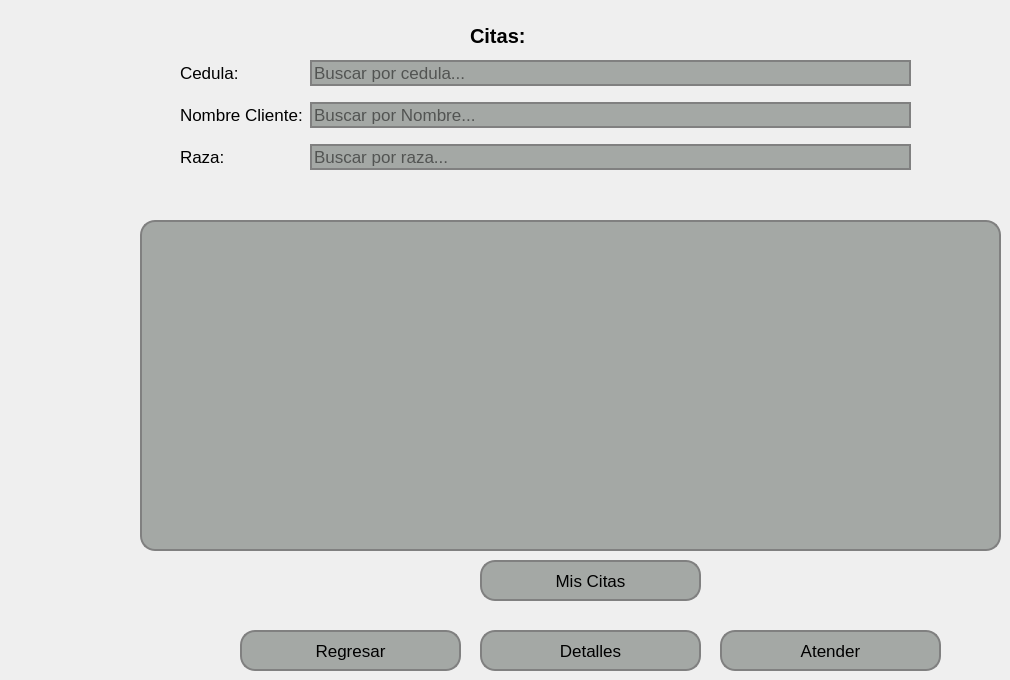
   <widget class="QWidget" name="pageTarifas">
    <widget class="QWidget" name="formLayoutWidget_6">
     <property name="geometry">
      <rect>
       <x>180</x>
       <y>60</y>
       <width>731</width>
       <height>151</height>
      </rect>
     </property>
     <layout class="QFormLayout" name="formLayout_6">
      <property name="horizontalSpacing">
       <number>7</number>
      </property>
      <property name="verticalSpacing">
       <number>16</number>
      </property>
      <item row="0" column="0">
       <widget class="QLabel" name="label_53">
        <property name="font">
         <font>
          <pointsize>13</pointsize>
         </font>
        </property>
        <property name="text">
         <string>Cedula: </string>
        </property>
       </widget>
      </item>
      <item row="0" column="1">
       <widget class="QLineEdit" name="lineEditCedulaCitas">
        <property name="font">
         <font>
          <pointsize>13</pointsize>
         </font>
        </property>
        <property name="styleSheet">
         <string notr="true">    background-color: #a4a8a5; /* Color del botón */
    border-radius: 15px;       /* Borde redondeado, ajusta el valor para más curvatura */
    border: 2px solid #808080; /* Opcional: agrega un borde de color gris */</string>
        </property>
        <property name="placeholderText">
         <string>Buscar por cedula...</string>
        </property>
       </widget>
      </item>
      <item row="1" column="0">
       <widget class="QLabel" name="label_54">
        <property name="font">
         <font>
          <pointsize>13</pointsize>
         </font>
        </property>
        <property name="text">
         <string>Nombre Cliente:</string>
        </property>
       </widget>
      </item>
      <item row="1" column="1">
       <widget class="QLineEdit" name="lineEditNombreCitas">
        <property name="font">
         <font>
          <pointsize>13</pointsize>
         </font>
        </property>
        <property name="styleSheet">
         <string notr="true">    background-color: #a4a8a5; /* Color del botón */
    border-radius: 15px;       /* Borde redondeado, ajusta el valor para más curvatura */
    border: 2px solid #808080; /* Opcional: agrega un borde de color gris */</string>
        </property>
        <property name="placeholderText">
         <string>Buscar por Nombre...</string>
        </property>
       </widget>
      </item>
      <item row="2" column="0">
       <widget class="QLabel" name="label_57">
        <property name="font">
         <font>
          <pointsize>13</pointsize>
         </font>
        </property>
        <property name="text">
         <string>Raza:</string>
        </property>
       </widget>
      </item>
      <item row="2" column="1">
       <widget class="QLineEdit" name="lineEditRazaCitas">
        <property name="font">
         <font>
          <pointsize>13</pointsize>
         </font>
        </property>
        <property name="styleSheet">
         <string notr="true">    background-color: #a4a8a5; /* Color del botón */
    border-radius: 15px;       /* Borde redondeado, ajusta el valor para más curvatura */
    border: 2px solid #808080; /* Opcional: agrega un borde de color gris */</string>
        </property>
        <property name="placeholderText">
         <string>Buscar por raza...</string>
        </property>
       </widget>
      </item>
     </layout>
    </widget>
    <widget class="QPushButton" name="pushButtonRegresarCitas">
     <property name="geometry">
      <rect>
       <x>240</x>
       <y>630</y>
       <width>221</width>
       <height>41</height>
      </rect>
     </property>
     <property name="font">
      <font>
       <pointsize>13</pointsize>
      </font>
     </property>
     <property name="styleSheet">
      <string notr="true">QPushButton {
    background-color: #a4a8a5; /* Color del botón */
    border-radius: 15px;       /* Borde redondeado, ajusta el valor para más curvatura */
    border: 2px solid #808080; /* Opcional: agrega un borde de color gris */

}

QPushButton:hover {
    background-color: #b0b5b0; /* Color al pasar el mouse */
}

QPushButton:pressed {
    background-color: #8f938f; /* Color al hacer clic */
}
</string>
     </property>
     <property name="text">
      <string>Regresar</string>
     </property>
    </widget>
    <widget class="QTableWidget" name="tableWidgetListaCitas">
     <property name="geometry">
      <rect>
       <x>140</x>
       <y>220</y>
       <width>861</width>
       <height>331</height>
      </rect>
     </property>
     <property name="styleSheet">
      <string notr="true">    background-color: #a4a8a5; /* Color del botón */
    border-radius: 15px;       /* Borde redondeado, ajusta el valor para más curvatura */
    border: 2px solid #808080; /* Opcional: agrega un borde de color gris */</string>
     </property>
    </widget>
    <widget class="QPushButton" name="pushButtonDetallesCita">
     <property name="geometry">
      <rect>
       <x>480</x>
       <y>630</y>
       <width>221</width>
       <height>41</height>
      </rect>
     </property>
     <property name="font">
      <font>
       <pointsize>13</pointsize>
      </font>
     </property>
     <property name="styleSheet">
      <string notr="true">QPushButton {
    background-color: #a4a8a5; /* Color del botón */
    border-radius: 15px;       /* Borde redondeado, ajusta el valor para más curvatura */
    border: 2px solid #808080; /* Opcional: agrega un borde de color gris */

}

QPushButton:hover {
    background-color: #b0b5b0; /* Color al pasar el mouse */
}

QPushButton:pressed {
    background-color: #8f938f; /* Color al hacer clic */
}
</string>
     </property>
     <property name="text">
      <string>Detalles</string>
     </property>
    </widget>
    <widget class="QLabel" name="label_38">
     <property name="geometry">
      <rect>
       <x>470</x>
       <y>20</y>
       <width>81</width>
       <height>31</height>
      </rect>
     </property>
     <property name="font">
      <font>
       <pointsize>15</pointsize>
       <weight>75</weight>
       <bold>true</bold>
      </font>
     </property>
     <property name="text">
      <string>Citas:</string>
     </property>
    </widget>
    <widget class="QPushButton" name="pushButtonAtender">
     <property name="geometry">
      <rect>
       <x>720</x>
       <y>630</y>
       <width>221</width>
       <height>41</height>
      </rect>
     </property>
     <property name="font">
      <font>
       <pointsize>13</pointsize>
      </font>
     </property>
     <property name="styleSheet">
      <string notr="true">QPushButton {
    background-color: #a4a8a5; /* Color del botón */
    border-radius: 15px;       /* Borde redondeado, ajusta el valor para más curvatura */
    border: 2px solid #808080; /* Opcional: agrega un borde de color gris */

}

QPushButton:hover {
    background-color: #b0b5b0; /* Color al pasar el mouse */
}

QPushButton:pressed {
    background-color: #8f938f; /* Color al hacer clic */
}
</string>
     </property>
     <property name="text">
      <string>Atender</string>
     </property>
    </widget>
    <widget class="QPushButton" name="pushButtonMisCitas">
     <property name="geometry">
      <rect>
       <x>480</x>
       <y>560</y>
       <width>221</width>
       <height>41</height>
      </rect>
     </property>
     <property name="font">
      <font>
       <pointsize>13</pointsize>
      </font>
     </property>
     <property name="styleSheet">
      <string notr="true">QPushButton {
    background-color: #a4a8a5; /* Color del botón */
    border-radius: 15px;       /* Borde redondeado, ajusta el valor para más curvatura */
    border: 2px solid #808080; /* Opcional: agrega un borde de color gris */

}

QPushButton:hover {
    background-color: #b0b5b0; /* Color al pasar el mouse */
}

QPushButton:pressed {
    background-color: #8f938f; /* Color al hacer clic */
}
</string>
     </property>
     <property name="text">
      <string>Mis Citas</string>
     </property>
    </widget>
   </widget>
